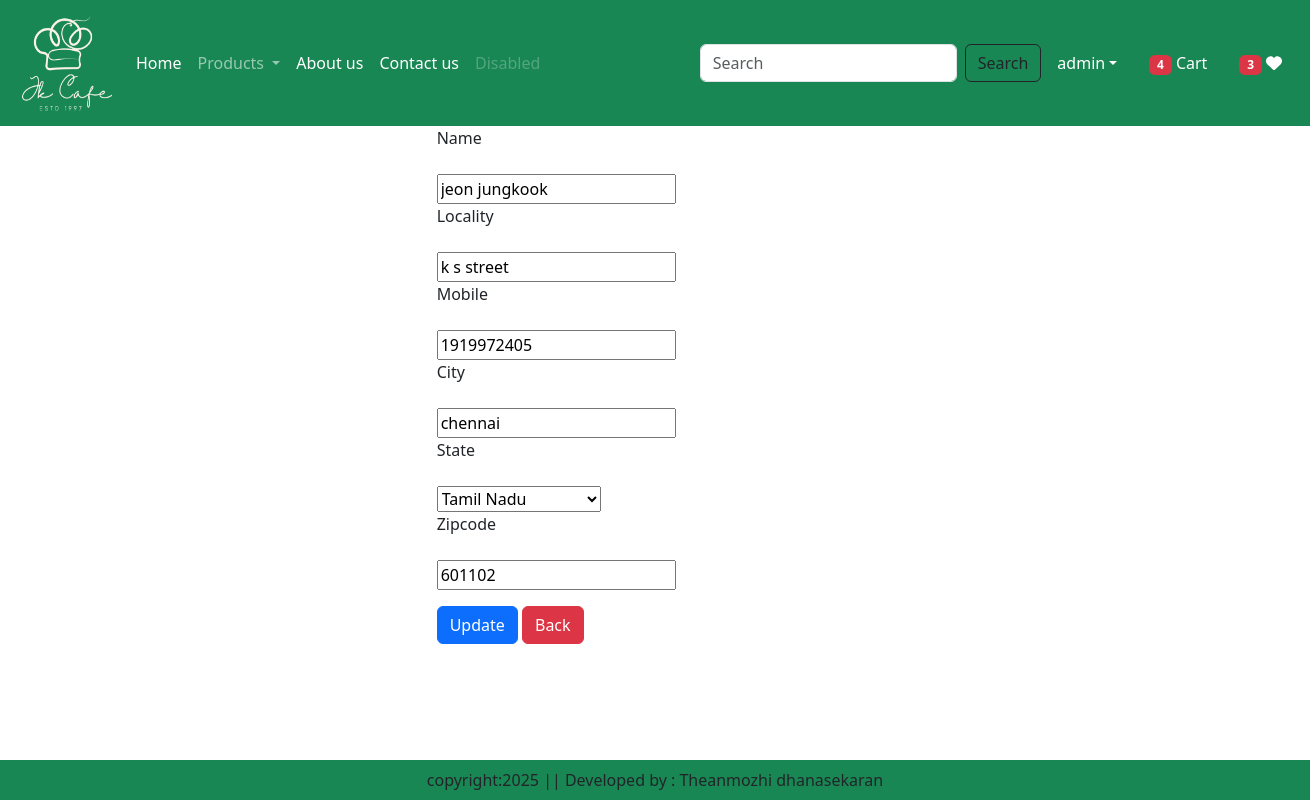
The app's page /updateAddress/2 (signed in) with its own data.
### app/models.py (models this page shows, shortened)
class Customer(models.Model):
    user=models.ForeignKey(User,on_delete=models.CASCADE)
    name=models.CharField(max_length=200)
    locality=models.CharField(max_length=200)
    city=models.CharField(max_length=100)
    mobile=models.IntegerField(default=0)
    zipcode=models.IntegerField()
    state=models.CharField(choices=STATE_CHOICES,max_length=100)

### app/views.py (the view, shortened to what this page needs)
# urls.py: path('updateAddress/<int:pk>',views.UpdateAddress.as_view(),name='updateAddress'),
class UpdateAddress(View):
    def get(self,request,pk):
        add=Customer.objects.get(pk=pk)
        form=CustomerProfileForm(instance=add)
        totalitem=0
        wishitem=0
        if request.user.is_authenticated:
            totalitem=len(Cart.objects.filter(user=request.user))
            wishitem=len(Wishlist.objects.filter(user=request.user))
        return render(request,'app/updateAddress.html',locals())

### app/forms.py
class CustomerProfileForm(forms.ModelForm):
    class Meta:
        model=Customer
        fields=['name','locality','mobile','city','state','zipcode']
        widget={
            'name':forms.TextInput(attrs={'class':'form-control'}),
            'locality':forms.TextInput(attrs={'class':'form-control'}),
            'mobile':forms.NumberInput(attrs={'class':'form-control'}),
            'city':forms.TextInput(attrs={'class':'form-control'}),
            'state':forms.Select(attrs={'class':'form-control'}),
            'zipcode':forms.NumberInput(attrs={'class':'form-control'}),
        }

### app/templates/app/updateAddress.html (shortened to what this page needs)
{% extends 'app/base.html' %}
{% load static %}
{% block main-content %}
    <div class="col-sm-9 offset-sm-4">
        <form method="post">
            {% for field in form %}
                <div class="form-group">
                    <label for="{{ field.id_for_label }}" class="font-weight-bold">{{ field.label }}</label><br><br>
                    {{ field }}
                </div>
            {% endfor %}
            <div class="form-group mt-3">
                <button type="submit" class="btn btn-primary">Update</button>
                <a href="{% url 'address' %}" class="btn btn-danger ml-3" >Back</a>
            </div>
        </form>
    </div>
{% endblock %}

### app/templates/app/base.html (shortened to what this page needs)
<!DOCTYPE html>
<html lang="en">
<head>
{% load static %}
    <link href="https://cdn.jsdelivr.net/npm/bootstrap@5.3.6/dist/css/bootstrap.min.css" rel="stylesheet">
    <link rel="stylesheet" href ="{%static 'css/owl.carousel.min.css'%}"/>
    <link rel="stylesheet" href ="{%static 'css/all.min.css'%}"/>
    <link rel="stylesheet" href ="{%static 'css/style.css'%}"/>
</head>
<body>
    <nav class="navbar navbar-expand-lg navbar-dark bg-success">
        <div class="container-fluid">
            <a class="navbar-brand" href="#">
                <img src="{% static 'images/jk_cafe.png'%}" width="100" height="100"/>
            </a>
            <div class="collapse navbar-collapse" id="navbarSupportedContent">
                <ul class="navbar-nav me-auto mb-2 mb-lg-0">
                    {% if request.user.is_authenticated%}
                    <li class="nav-item">
                        <a class="nav-link active" aria-current="page" href="/">Home</a>
                    </li>
                    <li class="nav-item dropdown">
                        <a class="nav-link dropdown-toggle" href="#" role="button" data-bs-toggle="dropdown" aria-expanded="false">
                        Products
                        </a>
                    </li>
                    <li class="nav-item">
                        <a class="nav-link text-white" href="{% url 'about' %}">About us</a>
                    </li>
                    <li class="nav-item">
                        <a class="nav-link text-white" href="{% url 'contact' %}">Contact us</a>
                    </li>
                    <li class="nav-item">
                        <a class="nav-link disabled" aria-disabled="true">Disabled</a>
                    </li>
                </ul>
                <form class="d-flex" role="search" action="/search">
                    <input class="form-control me-2" type="search" placeholder="Search"  name="search" aria-label="Search"/>
                    <button class="btn btn-outline-dark" type="submit">Search</button>
                </form>
            </div>
            <ul class="navbar-nav me-auto mb-2 mb-lg-0">
                <li class="nav-item dropdown mx-2">
                    <a class="nav-link dropdown-toggle text-white" href="#" id="profileDropdown" role="button" data-bs-toggle="dropdown" aria-expanded="false">{{user}}</a>
                </li>
                <li class="nav-item mx-2">
                    <a href="{% url 'showcart' %}" class="nav-link text-white"><span class="badge bg-danger">{% if totalitem > 0 %}
                        {{totalitem}} {% endif %} </span> Cart</a>
                </li>
                <li class="nav-item mx-2">
                    <a href="{% url 'showwishlist' %}" class="nav-link text-white"><span class="badge bg-danger">{% if wishitem > 0 %}
                        {{wishitem}} {% endif %} </span>    <i class="fa fa-heart"></i></a>
                </li>
                {% endif %}
            </ul>
        </div>
    </nav>
    {% block main-content %}{% endblock main-content %}
    <footer class="container-fluid  fixed-bottom bg-success text-center  p-2  mt-5">
        copyright:2025 || Developed by : Theanmozhi dhanasekaran
    </footer>
</body>
</html>

### records on screen
Customer: form "jeon jungkook" "k s street" "1919972405" "chennai" "Tamil Nadu" "601102"

### other values on screen
{{ user }} "admin"
{{ totalitem }} "4"
{{ wishitem }} "3"
{{ field.label }} "Name" "Locality" "Mobile" "City" "State" "Zipcode"
